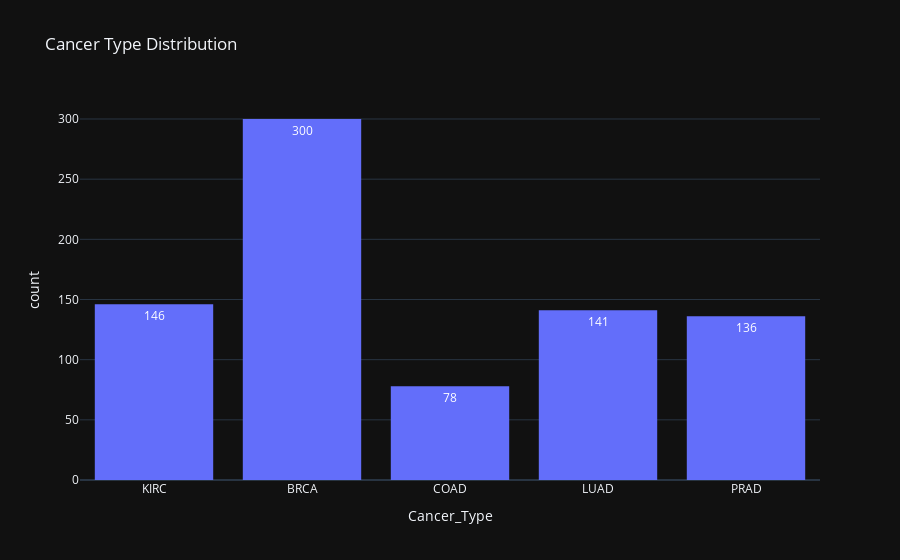

Write notebook code for a chart like this one.
### Markdown cell above
<p style = "color: #00FFAB;
            font: bold 22px tahoma;
            background-color: #111;
            padding: 18px;
            border: 3px solid lightgreen;
            border-radius: 8px;
            text-align:center;"> 
    4]  EDA (Exploratory Data Analysis)
</p>

### Code cell
# What the most cancer type in the dataset
px.histogram(df, x='Cancer_Type', title='Cancer Type Distribution',template= "plotly_dark", text_auto=True)

### Figure 1 — Plotly figure (JSON) as saved in the notebook; plotly's stock layout.template omitted (floating-point values rounded to 4 significant figures; data arrays with more than 128 entries replaced by an {"elided": "..."} marker saying what was removed)
{"data": [{"alignmentgroup": "True", "bingroup": "x", "hovertemplate": "Cancer_Type=%{x}<br>count=%{y}<extra></extra>", "legendgroup": "", "marker": {"color": "#636efa", "pattern": {"shape": ""}}, "name": "", "offsetgroup": "", "orientation": "v", "showlegend": false, "texttemplate": "%{value}", "type": "histogram", "x": {"elided": "801 str values"}, "xaxis": "x", "yaxis": "y"}], "layout": {"barmode": "relative", "legend": {"tracegroupgap": 0}, "title": {"text": "Cancer Type Distribution"}, "xaxis": {"anchor": "y", "domain": [0, 1], "title": {"text": "Cancer_Type"}}, "yaxis": {"anchor": "x", "domain": [0, 1], "title": {"text": "count"}}}}
